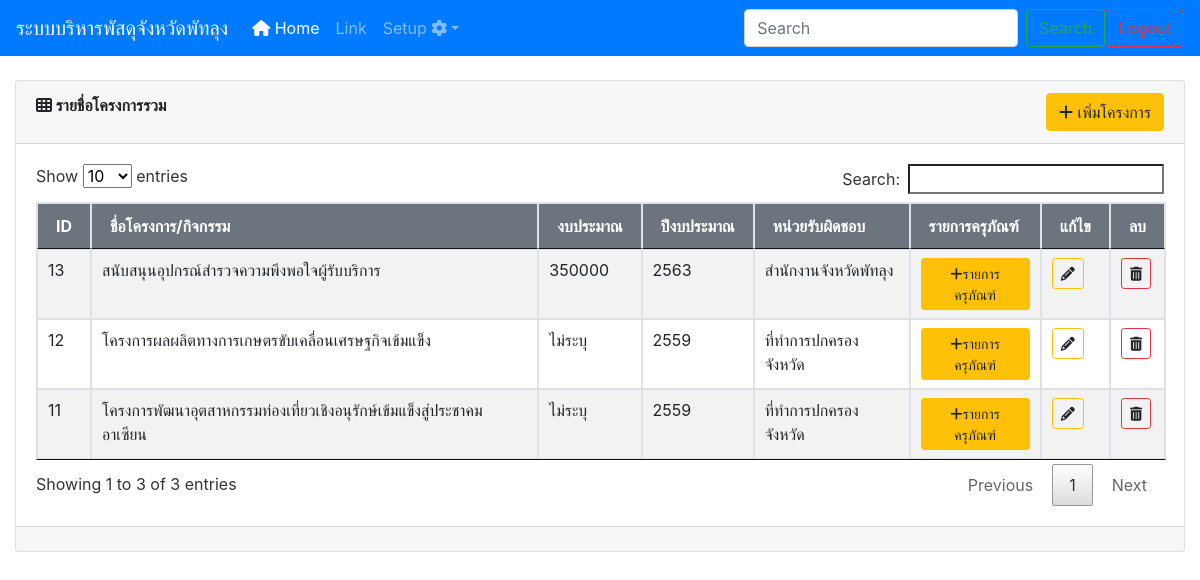
/project.php (signed in), run on the app's committed database.
### tables this page shows
CREATE TABLE IF NOT EXISTS `project` (
  `pid` int(11) NOT NULL AUTO_INCREMENT,
  `recid` int(11) NOT NULL,
  `name` varchar(200) NOT NULL,
  `money` int(10) NOT NULL COMMENT 'งบประมาณ',
  `yid` int(11) NOT NULL,
  `uid` int(5) NOT NULL,
  `created_at` timestamp NOT NULL DEFAULT current_timestamp(),
  PRIMARY KEY (`pid`)
);

CREATE TABLE IF NOT EXISTS `sys_year` (
  `yid` int(11) NOT NULL AUTO_INCREMENT,
  `yname` char(4) NOT NULL,
  `status` int(1) NOT NULL,
  PRIMARY KEY (`yid`)
);

CREATE TABLE IF NOT EXISTS `user` (
  `ID` int(5) NOT NULL AUTO_INCREMENT,
  `Username` varchar(50) NOT NULL,
  `Password` varchar(200) NOT NULL,
  `Firstname` varchar(100) NOT NULL,
  `Lastname` varchar(100) NOT NULL,
  `Userlevel` varchar(1) NOT NULL,
  `office` varchar(200) NOT NULL,
  PRIMARY KEY (`ID`)
);

### library/database.php (called while the page is built, shortened)
<?php
$db_config=array(
        "host"=>"localhost",
        "user"=>"root",
        "pass"=>"hellojava",
        "dbname"=>"stock",
        "charset"=>"utf8"
    );
$dbConn = @new mysqli($db_config["host"], $db_config["user"], $db_config["pass"], $db_config["dbname"]);
function dbQuery($sql)
{
        global $dbConn;
        $result = $dbConn->query($sql);
	return $result;
}
function dbFetchArray($result) {
          return mysqli_fetch_array($result);
}
?>

### project.php (the view, shortened to what this page needs)
<?php
include("header.php");
include("navbar.php");
?>
<link href="https://cdn.jsdelivr.net/npm/select2@4.1.0-beta.1/dist/css/select2.min.css" rel="stylesheet" />
<div class="container-fluid">
        <div class="card ">
            <div class="card-header">
                <span class="font-weight-bold"><i class="fas fa-th"></i> รายชื่อโครงการรวม</span>
                <button type="button" class="btn btn-warning  float-right" data-toggle="modal" data-target="#modelId">
                    <i class="fas fa-plus"></i> เพิ่มโครงการ
                </button>
            </div>
            <div class="card-body">
                <table class="table table-bordered table-hover table-striped" id="myTable">
                        <thead class="bg-secondary text-white">
                            <th>ID</th>
                            <th>ชื่อโครงการ/กิจกรรม</th>
                            <th>งบประมาณ</th>
                            <th>ปีงบประมาณ</th>
                            <th>หน่วยรับผิดชอบ</th>
                            <th>รายการครุภัณฑ์</th>
                            <th>แก้ไข</th>
                            <th>ลบ</th>
                        </thead>
                        <tbody>
                        <?php
                            $sql ="SELECT  p.*, y.yname, u.office FROM project  p
                                   INNER JOIN  sys_year  y   ON (p.yid = y.yid)
                                   INNER JOIN  user u ON (p.uid = u.id)
                                   ORDER BY  pid DESC";
                            $result = dbQuery($sql);
                            while ($row = dbFetchArray($result)) {?>
                                <tr>
                                         <td><?php echo $row['pid'];?></td>
                                         <td><?php echo $row['name'];?></td>
                                         <td>
                                            <?php
                                                if($row['money']==0){
                                                    echo "ไม่ระบุ";
                                                }else{
                                                  echo $row['money'];
                                                }
                                            ?>
                                        </td>
                                         <td><?php echo $row['yname'];?></td>
                                         <td><?php echo $row['office'];?></td>
                                         <td><a href="sub_project.php?pid=<?=$row['pid']?>" class="btn btn-warning btn-sm"><i class="fas fa-plus"></i>รายการครุภัณฑ์</a></td>
                                         <td>
                                            <a class="btn btn-outline-warning btn-sm"
                                                onclick = "load_edit('<?=$row['pid']?>')"
                                                data-toggle="modal"
                                                data-target="#modelEdit">
                                                <i class="fas fa-pencil-alt"></i>
                                            </a>
                                         </td>
                                         <td><a class="btn btn-outline-danger btn-sm" ><i class="fas fa-trash-alt"></i></a></td>
                                     </tr>
                           <?php } ?>
                        </tbody>
                   </table>
            </div>
            <div class="card-footer text-muted">
            </div>
        </div>
        </div>
<?php  include("footer.php");  ?>

### css/datatable.css (style rules this page uses)
table.dataTable { width:100%;margin:0 auto;clear:both;border-collapse:separate;border-spacing:0 }
table.dataTable thead th,table.dataTable tfoot th { font-weight:bold }
table.dataTable thead th,table.dataTable thead td { padding:10px 18px;border-bottom:1px solid #111 }
table.dataTable thead .sorting,table.dataTable thead .sorting_asc,table.dataTable thead .sorting_desc,table.dataTable thead .sorting_asc_disabled,table.dataTable thead .sorting_desc_disabled { cursor:pointer;*cursor:hand;background-repeat:no-repeat;background-position:center right }
table.dataTable thead .sorting { background-image:url("../images/sort_both.png") }
table.dataTable thead .sorting_desc { background-image:url("../images/sort_desc.png") }
table.dataTable tbody tr { background-color:#ffffff }
table.dataTable tbody th,table.dataTable tbody td { padding:8px 10px }
table.dataTable.no-footer { border-bottom:1px solid #111 }
table.dataTable,table.dataTable th,table.dataTable td { box-sizing:content-box }

### data on the page
project: pid "13", name "สนับสนุนอุปกรณ์สำรวจความพึงพอใจผู้รับบริการ", money "350000", yid.yname "2563", uid.office "สำนักงานจังหวัดพัทลุง"
project: pid "12", name "โครงการผลผลิตทางการเกษตรขับเคลื่อนเศรษฐกิจเข้มแข็ง", money "ไม่ระบุ", yid.yname "2559", uid.office "ที่ทำการปกครองจังหวัด"
project: pid "11", name "โครงการพัฒนาอุตสาหกรรมท่องเที่ยวเชิงอนุรักษ์เข้มแข็งสู่ประชาคมอาเซียน", money "ไม่ระบุ", yid.yname "2559", uid.office "ที่ทำการปกครองจังหวัด"
